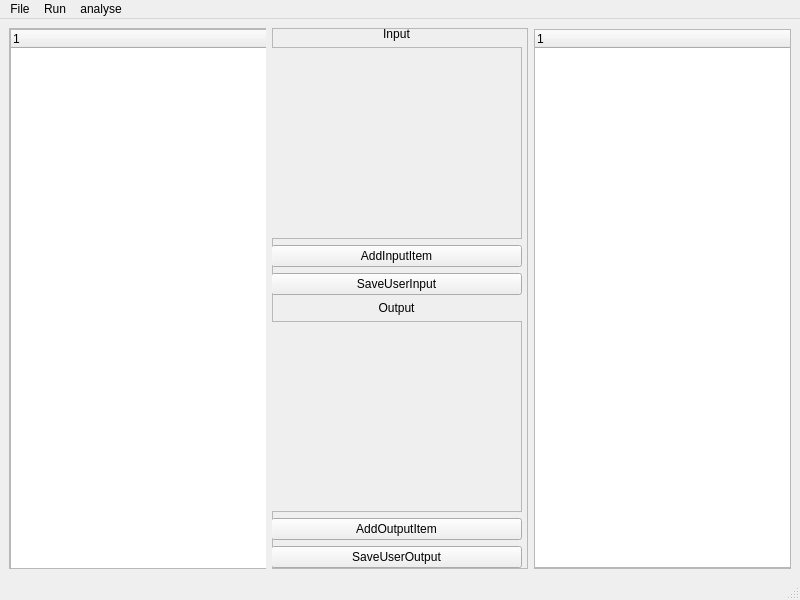
<?xml version="1.0" encoding="UTF-8"?>
<ui version="4.0">
 <class>MainWindow</class>
 <widget class="QMainWindow" name="MainWindow">
  <property name="geometry">
   <rect>
    <x>0</x>
    <y>0</y>
    <width>800</width>
    <height>600</height>
   </rect>
  </property>
  <property name="sizePolicy">
   <sizepolicy hsizetype="Preferred" vsizetype="Preferred">
    <horstretch>0</horstretch>
    <verstretch>0</verstretch>
   </sizepolicy>
  </property>
  <property name="windowTitle">
   <string>MainWindow</string>
  </property>
  <widget class="QWidget" name="centralwidget">
   <layout class="QHBoxLayout" name="horizontalLayout_2">
    <item>
     <widget class="QFrame" name="frame">
      <property name="sizePolicy">
       <sizepolicy hsizetype="Preferred" vsizetype="Preferred">
        <horstretch>1</horstretch>
        <verstretch>0</verstretch>
       </sizepolicy>
      </property>
      <property name="frameShape">
       <enum>QFrame::StyledPanel</enum>
      </property>
      <property name="frameShadow">
       <enum>QFrame::Raised</enum>
      </property>
      <widget class="QScrollArea" name="scrollArea">
       <property name="geometry">
        <rect>
         <x>0</x>
         <y>0</y>
         <width>261</width>
         <height>541</height>
        </rect>
       </property>
       <property name="widgetResizable">
        <bool>true</bool>
       </property>
       <widget class="QWidget" name="scrollAreaWidgetContents">
        <property name="geometry">
         <rect>
          <x>0</x>
          <y>0</y>
          <width>259</width>
          <height>539</height>
         </rect>
        </property>
        <widget class="QTreeWidget" name="treeWidget">
         <property name="geometry">
          <rect>
           <x>0</x>
           <y>0</y>
           <width>261</width>
           <height>541</height>
          </rect>
         </property>
         <column>
          <property name="text">
           <string notr="true">1</string>
          </property>
         </column>
        </widget>
       </widget>
      </widget>
     </widget>
    </item>
    <item>
     <widget class="QFrame" name="frame_2">
      <property name="sizePolicy">
       <sizepolicy hsizetype="Preferred" vsizetype="Preferred">
        <horstretch>1</horstretch>
        <verstretch>0</verstretch>
       </sizepolicy>
      </property>
      <property name="frameShape">
       <enum>QFrame::StyledPanel</enum>
      </property>
      <property name="frameShadow">
       <enum>QFrame::Raised</enum>
      </property>
      <widget class="QWidget" name="verticalLayoutWidget">
       <property name="geometry">
        <rect>
         <x>-1</x>
         <y>-1</y>
         <width>251</width>
         <height>541</height>
        </rect>
       </property>
       <layout class="QVBoxLayout" name="verticalLayout">
        <item>
         <widget class="QLabel" name="label_2">
          <property name="sizePolicy">
           <sizepolicy hsizetype="Minimum" vsizetype="Fixed">
            <horstretch>0</horstretch>
            <verstretch>0</verstretch>
           </sizepolicy>
          </property>
          <property name="text">
           <string>Input</string>
          </property>
          <property name="alignment">
           <set>Qt::AlignCenter</set>
          </property>
         </widget>
        </item>
        <item>
         <widget class="QScrollArea" name="scrollArea_3">
          <property name="widgetResizable">
           <bool>true</bool>
          </property>
          <widget class="QWidget" name="scrollAreaWidgetContents_3">
           <property name="geometry">
            <rect>
             <x>0</x>
             <y>0</y>
             <width>247</width>
             <height>189</height>
            </rect>
           </property>
          </widget>
         </widget>
        </item>
        <item>
         <widget class="QPushButton" name="addInputItem">
          <property name="text">
           <string>AddInputItem</string>
          </property>
         </widget>
        </item>
        <item>
         <widget class="QPushButton" name="saveUserInputBt">
          <property name="text">
           <string>SaveUserInput</string>
          </property>
         </widget>
        </item>
        <item>
         <widget class="QLabel" name="label">
          <property name="enabled">
           <bool>true</bool>
          </property>
          <property name="sizePolicy">
           <sizepolicy hsizetype="Minimum" vsizetype="Fixed">
            <horstretch>0</horstretch>
            <verstretch>0</verstretch>
           </sizepolicy>
          </property>
          <property name="text">
           <string>Output</string>
          </property>
          <property name="alignment">
           <set>Qt::AlignCenter</set>
          </property>
         </widget>
        </item>
        <item>
         <widget class="QScrollArea" name="scrollArea_4">
          <property name="widgetResizable">
           <bool>true</bool>
          </property>
          <widget class="QWidget" name="scrollAreaWidgetContents_5">
           <property name="geometry">
            <rect>
             <x>0</x>
             <y>0</y>
             <width>247</width>
             <height>188</height>
            </rect>
           </property>
          </widget>
         </widget>
        </item>
        <item>
         <widget class="QPushButton" name="addOutputItem">
          <property name="text">
           <string>AddOutputItem</string>
          </property>
         </widget>
        </item>
        <item>
         <widget class="QPushButton" name="saveUserOutputBt">
          <property name="text">
           <string>SaveUserOutput</string>
          </property>
         </widget>
        </item>
       </layout>
      </widget>
     </widget>
    </item>
    <item>
     <widget class="QFrame" name="frame_3">
      <property name="sizePolicy">
       <sizepolicy hsizetype="Preferred" vsizetype="Preferred">
        <horstretch>1</horstretch>
        <verstretch>0</verstretch>
       </sizepolicy>
      </property>
      <property name="frameShape">
       <enum>QFrame::StyledPanel</enum>
      </property>
      <property name="frameShadow">
       <enum>QFrame::Raised</enum>
      </property>
      <widget class="QScrollArea" name="scrollArea_2">
       <property name="geometry">
        <rect>
         <x>-1</x>
         <y>-1</y>
         <width>261</width>
         <height>541</height>
        </rect>
       </property>
       <property name="widgetResizable">
        <bool>true</bool>
       </property>
       <widget class="QWidget" name="scrollAreaWidgetContents_2">
        <property name="geometry">
         <rect>
          <x>0</x>
          <y>0</y>
          <width>259</width>
          <height>539</height>
         </rect>
        </property>
        <widget class="QTreeWidget" name="treeWidget_2">
         <property name="enabled">
          <bool>true</bool>
         </property>
         <property name="geometry">
          <rect>
           <x>0</x>
           <y>1</y>
           <width>257</width>
           <height>541</height>
          </rect>
         </property>
         <property name="sizePolicy">
          <sizepolicy hsizetype="Minimum" vsizetype="Expanding">
           <horstretch>0</horstretch>
           <verstretch>0</verstretch>
          </sizepolicy>
         </property>
         <column>
          <property name="text">
           <string notr="true">1</string>
          </property>
         </column>
        </widget>
       </widget>
      </widget>
     </widget>
    </item>
   </layout>
  </widget>
  <widget class="QMenuBar" name="menubar">
   <property name="geometry">
    <rect>
     <x>0</x>
     <y>0</y>
     <width>800</width>
     <height>22</height>
    </rect>
   </property>
   <widget class="QMenu" name="menuFile">
    <property name="title">
     <string>File</string>
    </property>
    <addaction name="actionAdd"/>
   </widget>
   <widget class="QMenu" name="menuRun">
    <property name="title">
     <string>Run</string>
    </property>
    <addaction name="actionGenerate_API"/>
   </widget>
   <widget class="QMenu" name="menuadapt">
    <property name="title">
     <string>analyse</string>
    </property>
    <addaction name="actionAPIAdapt"/>
    <addaction name="actionextract"/>
   </widget>
   <addaction name="menuFile"/>
   <addaction name="menuRun"/>
   <addaction name="menuadapt"/>
  </widget>
  <widget class="QStatusBar" name="statusbar"/>
  <action name="actionAdd">
   <property name="text">
    <string>Add Instance</string>
   </property>
  </action>
  <action name="actionGenerate_API">
   <property name="text">
    <string>Generate API</string>
   </property>
  </action>
  <action name="actionAPIAdapt">
   <property name="text">
    <string>apkAnalyse</string>
   </property>
  </action>
  <action name="actionextract">
   <property name="text">
    <string>extract</string>
   </property>
  </action>
 </widget>
 <resources/>
 <connections/>
</ui>
